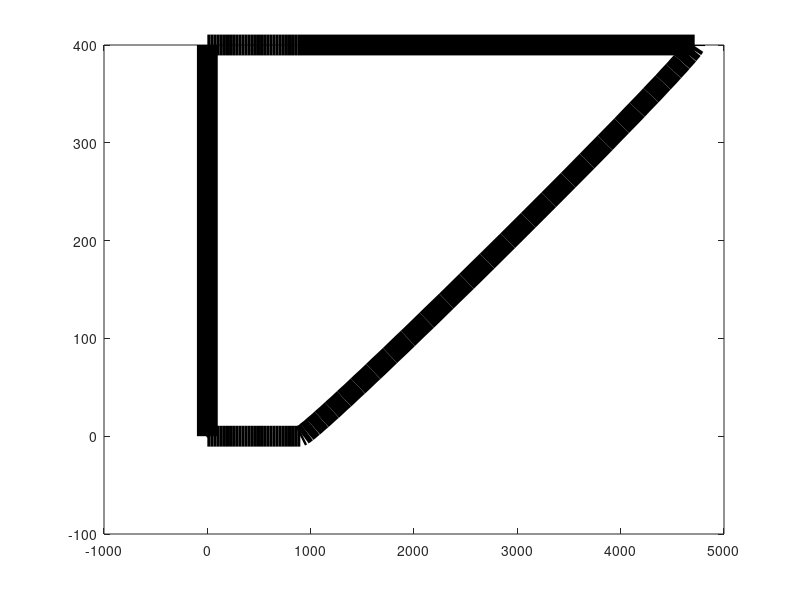

Here is the MATLAB script that generated this plot: (Note: this script raises an error after producing the figure.)
% Track Specs
straightaway_length = 900; % Length of Track Straightaways [m]
turn_radius = 200; % Radius of Track Turns [m]
turn_angle = pi; % Angle of Turn (From Entry to Exit) [rad]
track_width = 15; % Width of Track [m]
car_width = 1; % Width of Car [m]
car_length = 2.5; % Length of Car (From Center) [m]

% Waypoint Setup
num_waypoints = 120; % Number of Waypoints for Track
delta_s = (2*straightaway_length)/(num_waypoints/2); % Change in Distance in Track Straightaways (30 for 120) [m]
delta_theta = (2*turn_angle)/(num_waypoints/2); % Change in Angle in Track Turns (pi/30 for 120) [rad]

% Track Coordinates
x_track_array = zeros(1,num_waypoints+1); % X Track Coordinates (Updated from 0 as code runs)
y_track_array = zeros(1,num_waypoints+1); % Y Track Coordinates (Updated from 0 as code runs)
theta_track_array = zeros(1,num_waypoints+1); % Angle Track Coordinates (Updated from 0 as code runs)

% Car Coordinates
car_RF_x_array = zeros(1,num_waypoints+1); % Car RF X Coordinates (Updated from 0 as code runs)
car_RR_x_array = zeros(1,num_waypoints+1); % Car RR X Coordinates (Updated from 0 as code runs)
car_LF_x_array = zeros(1,num_waypoints+1); % Car LF X Coordinates (Updated from 0 as code runs)
car_LR_x_array = zeros(1,num_waypoints+1); % Car LR X Coordinates (Updated from 0 as code runs)
car_RF_y_array = zeros(1,num_waypoints+1); % Car RF Y Coordinates (Updated from 0 as code runs)
car_RR_y_array = zeros(1,num_waypoints+1); % Car RR Y Coordinates (Updated from 0 as code runs)
car_LF_y_array = zeros(1,num_waypoints+1); % Car LF Y Coordinates (Updated from 0 as code runs)
car_LR_y_array = zeros(1,num_waypoints+1); % Car LR Y Coordinates (Updated from 0 as code runs)

for i = 0:num_waypoints
    % Front Straightaway
    if i == 0 % Initial Start at (0,0)
        x_track_array(i+1) = 0; % X Coordinate of Track Instantaneously
        y_track_array(i+1) = 0; % Y Coordinate of Track Instantaneously
        theta_track_array(i+1) = 0; % Angle of Track Curvature Instantaneously
        car_RF_x_array(i+1) = car_length; % X Coordinate RF of Car Instantaneously
        car_RR_x_array(i+1) = -car_length; % X Coordinate RR of Car Instantaneously
        car_LF_x_array(i+1) = car_length; % X Coordinate LF of Car Instantaneously
        car_LR_x_array(i+1) = -car_length; % X Coordinate LR of Car Instantaneously
        car_RF_y_array(i+1) = -car_width; % Y Coordinate RF of Car Instantaneously
        car_RR_y_array(i+1) = -car_width; % Y Coordinate RR of Car Instantaneously
        car_LF_y_array(i+1) = car_width; % Y Coordinate LF of Car Instantaneously
        car_LR_y_array(i+1) = car_width; % Y Coordinate LR of Car Instantaneously
    elseif (0 < i) && (i <= num_waypoints/4) % Points from (0,0) to (900,0)
        x_track_array(i+1) = (i)*delta_s;
        y_track_array(i+1) = 0;
        theta_track_array(i+1) = 0;
        car_RF_x_array(i+1) = (i)*delta_s + car_length;
        car_RR_x_array(i+1) = (i)*delta_s - car_length;
        car_LF_x_array(i+1) = (i)*delta_s + car_length;
        car_LR_x_array(i+1) = (i)*delta_s - car_length;
        car_RF_y_array(i+1) = -car_width;
        car_RR_y_array(i+1) = -car_width;
        car_LF_y_array(i+1) = car_width;
        car_LR_y_array(i+1) = car_width;
    % Turns 1 & 2
    elseif (num_waypoints/4 < i) && (i <= num_waypoints/2) % Points from (900,0) to (900,400)
        theta_track_array(i+1) = theta_track_array(i) + delta_theta;
        x_track_array(i+1) = x_track_array(i) + turn_radius * sin(theta_track_array(i+1));
        y_track_array(i+1) = turn_radius - turn_radius * cos(theta_track_array(i+1));
        % car_RF_x_array(i+1) = x_track_array(i) + (turn_radius + car_width) * sin(theta_track_array(i+1));
        % car_RR_x_array(i+1) = x_track_array(i) + (turn_radius + car_width) * sin(theta_track_array(i+1));
        % car_LF_x_array(i+1) = x_track_array(i) + (turn_radius - car_width) * sin(theta_track_array(i+1));
        % car_LR_x_array(i+1) = x_track_array(i) + (turn_radius - car_width) * sin(theta_track_array(i+1));
        % car_RF_y_array(i+1) = turn_radius - (turn_radius + car_width) * cos(theta_track_array(i+1));
        % car_RR_y_array(i+1) = turn_radius - (turn_radius + car_width) * cos(theta_track_array(i+1));
        % car_LF_y_array(i+1) = turn_radius - (turn_radius - car_width) * cos(theta_track_array(i+1));
        % car_LR_y_array(i+1) = turn_radius - (turn_radius - car_width) * cos(theta_track_array(i+1));
    % Back Straightaway
    elseif (num_waypoints/2 < i) && (i <= num_waypoints*(3/4)) % Points from (900,400) to (0,400)
        x_track_array(i+1) = straightaway_length - (i-60)*delta_s;
        y_track_array(i+1) = 2 * turn_radius;
        theta_track_array(i+1) = 0;
        car_RF_x_array(i+1) = straightaway_length - (i-60)*delta_s - car_length;
        car_RR_x_array(i+1) = straightaway_length - (i-60)*delta_s + car_length;
        car_LF_x_array(i+1) = straightaway_length - (i-60)*delta_s - car_length;
        car_LR_x_array(i+1) = straightaway_length - (i-60)*delta_s + car_length;
        car_RF_y_array(i+1) = 2*turn_radius + car_width;
        car_RR_y_array(i+1) = 2*turn_radius + car_width;
        car_LF_y_array(i+1) = 2*turn_radius - car_width;
        car_LR_y_array(i+1) = 2*turn_radius - car_width;
    % Turns 3 & 4
    else  % Points from (0,400) to (0,0)
        disp('')
        % theta_track_array(i) = (i - num_waypoints * (3 / 4) - 1) * delta_theta;
        % x_track_array(i) = x_track_array(num_waypoints * (3 / 4)) + turn_radius * sin(theta_track_array(i));
        % y_track_array(i) = turn_radius - turn_radius * cos(theta_track_array(i));
        % car_RF_x_array(i) = x_track_array(num_waypoints * (3 / 4)) + (turn_radius + car_width) * sin(theta_track_array(i));
        % car_RR_x_array(i) = x_track_array(num_waypoints * (3 / 4)) + (turn_radius + car_width) * sin(theta_track_array(i));
        % car_LF_x_array(i) = x_track_array(num_waypoints * (3 / 4)) + (turn_radius - car_width) * sin(theta_track_array(i));
        % car_LR_x_array(i) = x_track_array(num_waypoints * (3 / 4)) + (turn_radius - car_width) * sin(theta_track_array(i));
        % car_RF_y_array(i) = 2 * turn_radius - (turn_radius + car_width) * cos(theta_track_array(i));
        % car_RR_y_array(i) = 2 * turn_radius - (turn_radius + car_width) * cos(theta_track_array(i));
        % car_LF_y_array(i) = 2 * turn_radius - (turn_radius - car_width) * cos(theta_track_array(i));
        % car_LR_y_array(i) = 2 * turn_radius - (turn_radius - car_width) * cos(theta_track_array(i));
    end
end

% Plotting the Track
figure;
plot(x_track_array, y_track_array, 'k', 'LineWidth', track_width);
hold on;

for i = 0:num_waypoints
    % Plotting the Car
    car_x_array = [car_RF_x_array(i+1),car_RR_x_array(i+1),car_LR_x_array(i+1),car_LF_x_array(i+1)];
    car_y_array = [car_RF_y_array(i+1),car_RR_y_array(i+1),car_LR_y_array(i+1),car_LF_y_array(i+1)];
    patch(car_x_array,car_y_array,'b','LineWidth',car_width);
    
    % Plotting the Car Path
    animated_line = animatedline(x_track_array, y_track_array,'Color','r','LineWidth',1);
end

% Set axis limits
axis equal;
axis([-100, straightaway_length + 100, -50, 2 * turn_radius + 50]);

% Add labels and title
xlabel('X (m)');
ylabel('Y (m)');
title('Race Track with Racecar');
